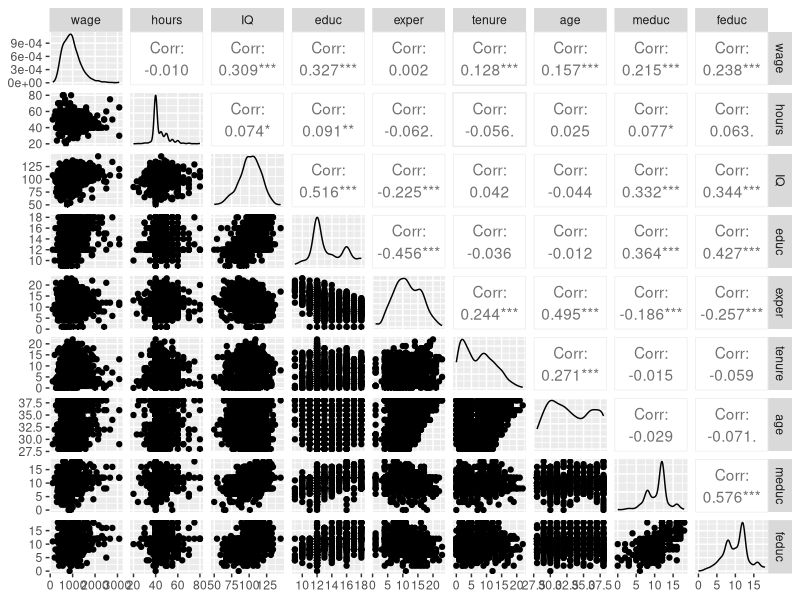

The R script that drew this image:
library(tidyverse)
library(GGally)
library(here)
library(car)
library(ggthemes)

wages <- read_csv(here("raw_data","wages.csv"))

wages <- wages %>% select(wage,hours,IQ,educ,exper,tenure,age,meduc,feduc)


#1 - Mother Education and Father Education have a great number of NA's
summary(wages)

ggpairs(data = wages)


#2 - Wages and Hours are not correlated
#   Wages and experience are not correlated
cor(wages,use = "complete.obs")

#3 - The intercept is 190.38 and is significant for a level of confidence of 90%
#    b1(hours) is -1.82 but is not significant  for a level of confidence of 90% 
#    b2(IQ) is 8.37 and is  significant for a level of confidence of 90%
model_1 <- lm(wage ~ hours + IQ, data = wages) 
summary(model_1) 

#4 - The intercept is -31.13 but is not significant for a level of confidence of 90%
#    b1(hours) is -2.51 but is not significant  for a level of confidence of 90%
#    b2(IQ) is 5.18 and is  significant for a level of confidence of 90%
#    b3(educ) is 42.65 and is  significant for a level of confidence of 90%

model_2 <- lm(wage ~ hours + IQ + educ, data = wages) 
summary(model_2) 

#5 - the changes in the coeficients show us the new variable is correlated with the two previews variables
# I expected a very low change in the b1(hours) given that hours and education has a correlation of 0.091 
# but the change was very expressive.
#

#6 - Almost all the coefficients of the new model are statistical significant (b1 is the only one that is not)
# and the R2 adjuste improved from 0.13 to 0.17
#Hours continues to present a negative coefficient which appears counterintuitive.
model_3 <- lm(wage ~ hours + IQ + educ + age + exper + tenure, data = wages) 
summary(model_3) 

#7 - 


#8 - The F-test show us the model is statistic significant and the R2-adjusted is very low (0.17)

#9 - With a certain of 95% we can reject the null hypoteses, so Tenure and hours shouldn't be used.

Hnull <- c("tenure = 0", "hours = 0")
linearHypothesis(model_3,Hnull)

#10 - 

Hnull <- c("tenure = 0", "hours = 0")
linearHypothesis(model_3,Hnull)